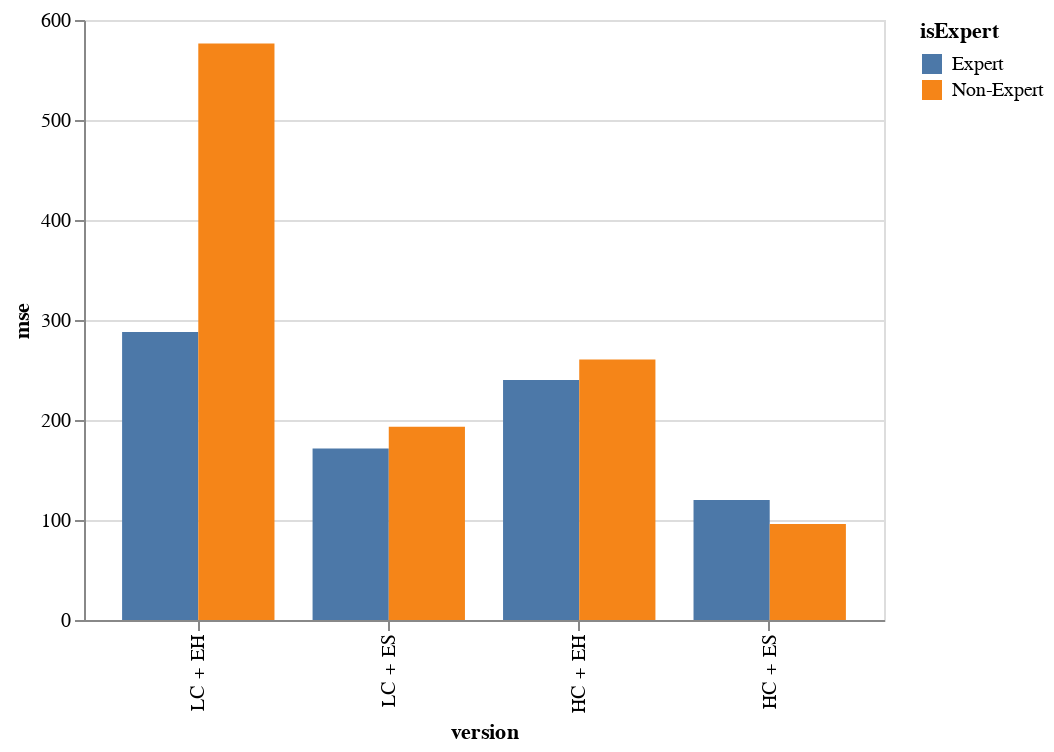

This figure's notebook cell:
### Code cell
user_proficiency = df.groupby(["version", "isExpert"])["mse"].mean().reset_index()

#
# Grouped bar chart, sort versions on X axis to LC + EH, LC + ES, HC + EH, HC + ES
chart = alt.Chart(user_proficiency).mark_bar().encode(
    x=alt.X("version", sort=["LC + EH", "LC + ES", "HC + EH", "HC + ES"]),
    y="mse",
    color="isExpert:N",
    xOffset="isExpert:N",
    tooltip=["version", "isExpert", "mse"]
).properties(
    title="",
    width=400,
    height=300
)

chart

### Figure 1 — Vega-Lite specification as saved in the notebook (floating-point values rounded to 4 significant figures)
{"config": {"view": {"continuousWidth": 300, "continuousHeight": 300}}, "data": {"name": "data-08731d511e2988b9f2c89bb32bfba213"}, "mark": {"type": "bar"}, "encoding": {"color": {"field": "isExpert", "type": "nominal"}, "tooltip": [{"field": "version", "type": "nominal"}, {"field": "isExpert", "type": "nominal"}, {"field": "mse", "type": "quantitative"}], "x": {"field": "version", "sort": ["LC + EH", "LC + ES", "HC + EH", "HC + ES"], "type": "nominal"}, "xOffset": {"field": "isExpert", "type": "nominal"}, "y": {"field": "mse", "type": "quantitative"}}, "height": 300, "title": "", "width": 400, "$schema": "https://vega.github.io/schema/vega-lite/v5.8.0.json", "datasets": {"data-08731d511e2988b9f2c89bb32bfba213": [{"version": "HC + EH", "isExpert": "Expert", "mse": 240.1}, {"version": "HC + EH", "isExpert": "Non-Expert", "mse": 260.5}, {"version": "HC + ES", "isExpert": "Expert", "mse": 120.0}, {"version": "HC + ES", "isExpert": "Non-Expert", "mse": 96.12}, {"version": "LC + EH", "isExpert": "Expert", "mse": 287.9}, {"version": "LC + EH", "isExpert": "Non-Expert", "mse": 576.5}, {"version": "LC + ES", "isExpert": "Expert", "mse": 171.4}, {"version": "LC + ES", "isExpert": "Non-Expert", "mse": 193.4}]}}
